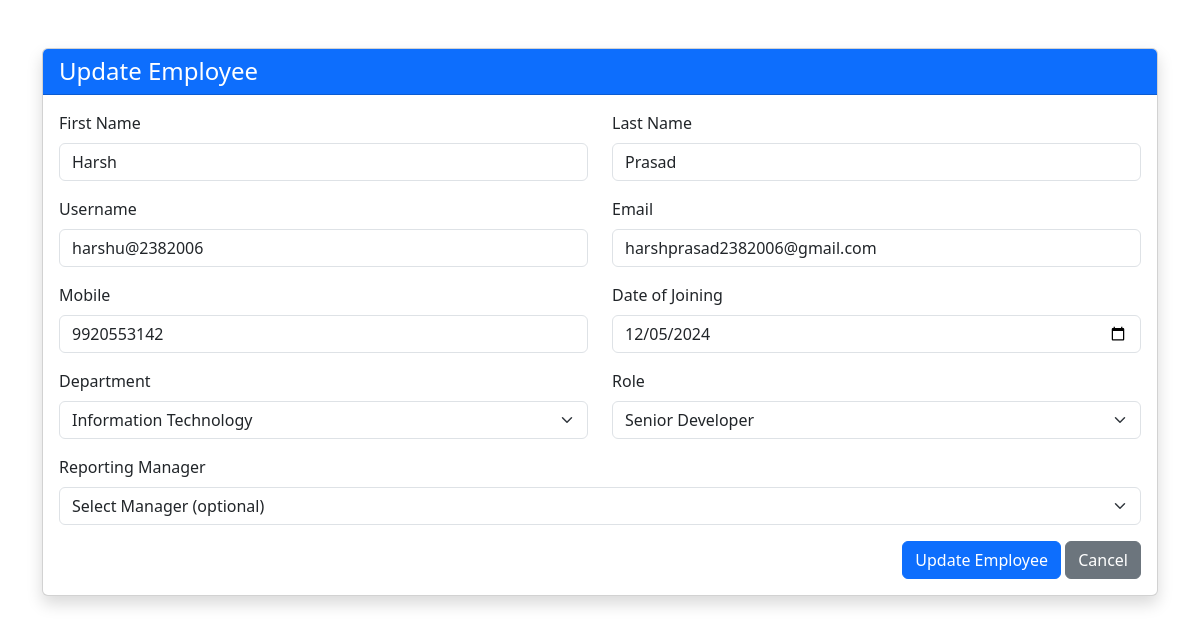
Screenshot of /update-employee/10 with the database file from the repository.
### app1/models.py (models this page shows, shortened)
class Employee(models.Model):
    employee_id = models.AutoField(primary_key=True)
    first_name = models.CharField(max_length=100)
    last_name = models.CharField(max_length=100)
    username = models.CharField(max_length=100, unique=True)
    password = models.CharField(max_length=100)
    email = models.CharField(max_length=100)
    mobile = models.CharField(max_length=100)
    dept = models.ForeignKey(Department, on_delete=models.SET_NULL, null=True, related_name='employees')
    role = models.ForeignKey(Role, on_delete=models.SET_NULL, null=True, related_name='employees')
    reporting_manager = models.ForeignKey('self', on_delete=models.SET_NULL, null=True, blank=True, related_name='reportees')
    date_of_joining = models.DateField()
    created_at = models.DateTimeField(auto_now_add=True)
    updated_at = models.DateTimeField(auto_now=True)

class Department(models.Model):
    dept_id = models.AutoField(primary_key=True)
    dept_name = models.CharField(max_length=100)
    def __str__(self):
        return self.dept_name

class Role(models.Model):
    role_id = models.AutoField(primary_key=True)
    role_name = models.CharField(max_length=100)
    def __str__(self):
        return self.role_name

### app1/views.py (the view, shortened to what this page needs)
# urls.py: path('update-employee/<int:id>',views.update_employee,name='update-employee'),
def update_employee(request,id):
    role = Role.objects.all()
    employee = Employee.objects.get(employee_id =id)
    department = Department.objects.all()
    employees = Employee.objects.exclude(employee_id=id)
    context = {
        'roles':role,
        'departments':department,
        'employee':employee,
        'employees':employees
    }
    return render(request,'update_employee.html',context)

### templates/update_employee.html (shortened to what this page needs)
{% load static %}
<!DOCTYPE html>
<html>
<head>
    <link href="https://cdn.jsdelivr.net/npm/bootstrap@5.3.0/dist/css/bootstrap.min.css" rel="stylesheet">
</head>
<body>
<div class="container mt-5">
    <div class="card shadow">
        <div class="card-header bg-primary text-white">
            <h4 class="mb-0">Update Employee</h4>
        </div>
        <div class="card-body">
            <form method="POST">
                <div class="row mb-3">
                    <div class="col-md-6">
                        <label for="first_name" class="form-label">First Name</label>
                        <input type="text" name="first_name" id="first_name" class="form-control" value="{{ employee.first_name }}" required>
                    </div>
                    <div class="col-md-6">
                        <label for="last_name" class="form-label">Last Name</label>
                        <input type="text" name="last_name" id="last_name" class="form-control" value="{{ employee.last_name }}" required>
                    </div>
                </div>
                <div class="row mb-3">
                    <div class="col-md-6">
                        <label for="username" class="form-label">Username</label>
                        <input type="text" name="username" id="username" class="form-control" value="{{ employee.username }}" required>
                    </div>
                    <div class="col-md-6">
                        <label for="email" class="form-label">Email</label>
                        <input type="email" name="email" id="email" class="form-control" value="{{ employee.email }}" required>
                    </div>
                </div>
                <div class="row mb-3">
                    <div class="col-md-6">
                        <label for="mobile" class="form-label">Mobile</label>
                        <input type="text" name="mobile" id="mobile" class="form-control" value="{{ employee.mobile }}" required>
                    </div>
                    <div class="col-md-6">
                        <label for="date_of_joining" class="form-label">Date of Joining</label>
                        <input type="date" name="date_of_joining" id="date_of_joining" class="form-control" value="{{ employee.date_of_joining|date:'Y-m-d' }}" required>
                    </div>
                </div>
                <div class="row mb-3">
                    <div class="col-md-6">
                        <label for="dept" class="form-label">Department</label>
                        <select name="dept" id="dept" class="form-select" required>
                            {% for dept in departments %}
                                <option value="{{ dept.dept_id }}" {% if employee.dept.dept_id == dept.dept_id %}selected{% endif %}>
                                    {{ dept.dept_name|title }}
                                </option>
                            {% endfor %}
                        </select>
                    </div>
                    <div class="col-md-6">
                        <label for="role" class="form-label">Role</label>
                        <select name="role" id="role" class="form-select" required>
                            {% for role in roles %}
                                <option value="{{ role.role_id }}" {% if employee.role.role_id == role.role_id %}selected{% endif %}>
                                    {{ role.role_name|title }}
                                </option>
                            {% endfor %}
                        </select>
                    </div>
                </div>
                <div class="mb-3">
                    <label for="reporting_manager" class="form-label">Reporting Manager</label>
                    <select name="reporting_manager" id="reporting_manager" class="form-select">
                        <option value="">Select Manager (optional)</option>
                    </select>
                </div>
                <div class="text-end">
                    <button type="submit" class="btn btn-primary">Update Employee</button>
                    <a href="{% url 'index' %}" class="btn btn-secondary">Cancel</a>
                </div>
            </form>
        </div>
    </div>
</div>
</body>
</html>

### rows the page displays
Employee: first_name "Harsh", last_name "Prasad", username "harshu@2382006", email "harshprasad2382006@gmail.com", mobile "9920553142", date_of_joining "12/05/2024", dept "Information Technology", role "Senior Developer"
